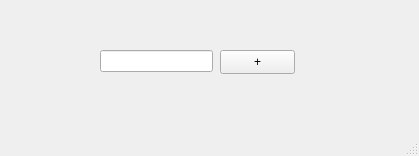
<?xml version="1.0" encoding="UTF-8"?>
<ui version="4.0">
 <class>MainWindow</class>
 <widget class="QMainWindow" name="MainWindow">
  <property name="geometry">
   <rect>
    <x>0</x>
    <y>0</y>
    <width>419</width>
    <height>156</height>
   </rect>
  </property>
  <property name="windowTitle">
   <string>MainWindow</string>
  </property>
  <widget class="QWidget" name="centralwidget">
   <widget class="QPushButton" name="btnMas">
    <property name="geometry">
     <rect>
      <x>220</x>
      <y>50</y>
      <width>75</width>
      <height>24</height>
     </rect>
    </property>
    <property name="text">
     <string>+</string>
    </property>
   </widget>
   <widget class="QLineEdit" name="txtSuma">
    <property name="geometry">
     <rect>
      <x>100</x>
      <y>50</y>
      <width>113</width>
      <height>22</height>
     </rect>
    </property>
   </widget>
  </widget>
  <widget class="QMenuBar" name="menubar">
   <property name="geometry">
    <rect>
     <x>0</x>
     <y>0</y>
     <width>419</width>
     <height>22</height>
    </rect>
   </property>
  </widget>
  <widget class="QStatusBar" name="statusbar"/>
 </widget>
 <resources/>
 <connections/>
</ui>
